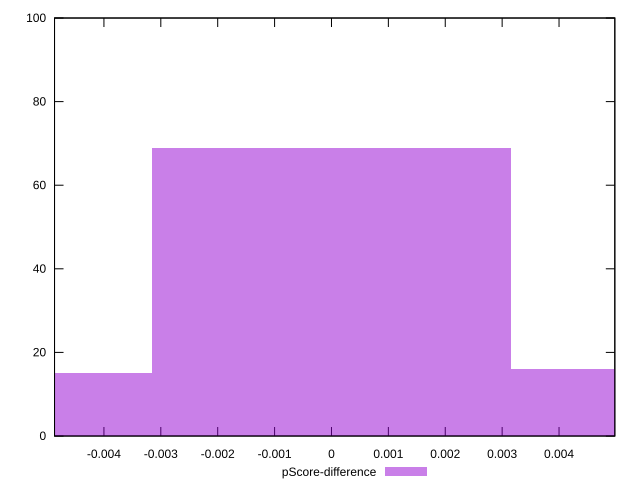

Here is the gnuplot script that generated this plot:
reset

$pScoreDifference <<EOF
-0.006295500231618178 15
0 69
0.006295500231618178 16
EOF

set key outside below
set boxwidth 0.006295500231618178
set xrange [-0.004868304190724204:0.004980750684883656]
set yrange [0:100]
set trange [0:100]
set style fill transparent solid 0.5 noborder
set terminal svg size 640, 490 enhanced background rgb 'white'
set output "report_00015_2021-02-09T16-11-33.973Z/interactive/samples/pages+cached/pScore-difference/histogram.svg"

plot $pScoreDifference title "pScore-difference" with boxes

reset
